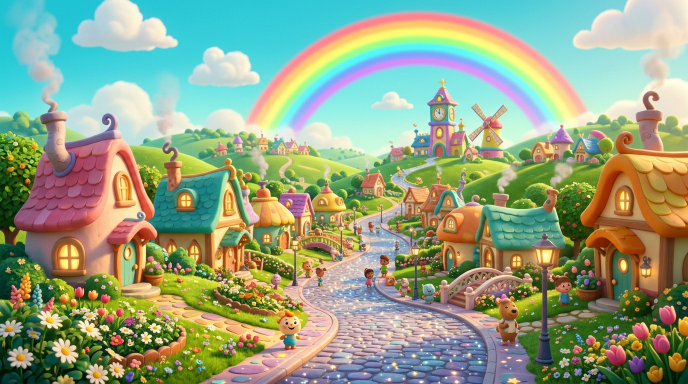
#> input picture rescue-team/scenes/scene1_town.jpg, 1376 x 768 px (shown at 1/2 size)
$ python -i rebuild_clean.py   (imports and definitions only)
#> lines starting #> are read from the running program, lines starting #| are printed output that depends on the picture
#!/usr/bin/env python3
"""Remove baked-in text (e.g. 'SCHOOL BUS', bus numbers) from scene stills by
blurring those regions, then re-render only the affected segments and re-run
concat + final mux. Produces the same output MP4 as assemble_video.py."""
import os
import subprocess
import sys

import imageio_ffmpeg
from PIL import Image, ImageFilter

ROOT = os.path.abspath(os.path.join(os.path.dirname(__file__), ".."))
MEDIA = os.path.join(ROOT, "media")
SCENES = os.path.join(MEDIA, "scenes")
AUDIO = os.path.join(MEDIA, "audio")
OUT = os.path.join(ROOT, "output")
WORK = os.path.join(MEDIA, "work")
# [1 line that did not run here, left out]
W, H, FPS = 1920, 1080, 30
TOTAL = 345.0

# text regions to blur, in original 1376x768 coordinates: file -> [boxes]
PATCHES = {
    "s02a.png": [(862, 0, 918, 36)],            # "22" on side
    "s02b.png": [(603, 452, 652, 502)],         # "73" on door
    "s03a.png": [(605, 95, 900, 172)],          # "SCHOOL BUS" front panel
    "s05a.png": [(960, 100, 1170, 172),          # "SCHOOL BUS" front panel
                (798, 140, 845, 192),           # "24" by door
                (842, 362, 892, 412)],          # "24" on fender
    "s05b.png": [(342, 100, 435, 146)],         # "BENNY" on door glass
}

# [8 lines not run here, left out]


def run(cmd):
    print("+", " ".join(cmd)[:120])
    r = subprocess.run(cmd, capture_output=True, text=True)
    if r.returncode != 0:
        print(r.stderr[-2000:])
        sys.exit(1)


def normalize(src, dst):
#> called with src = '../../rescue-team/scenes/scene1_town.jpg', dst = 'out.png'
    im = Image.open(src).convert("RGB")
#> im is the input picture: PIL image 1376x768 RGB; mean R, G, B 146.9, 161.8, 130.8
    im = im.resize((W, int(W * im.height / im.width)), Image.LANCZOS)
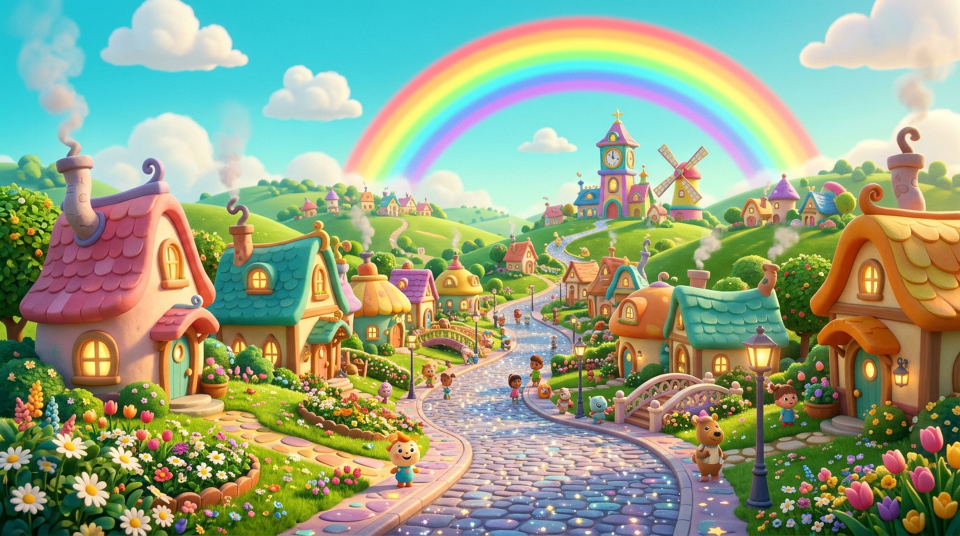
#> im: PIL image 1920x1071 RGB (shown at 1/2 size); mean R, G, B 146.9, 161.8, 130.8
    if im.height < H:
        bg = Image.new("RGB", (W, H), (135, 206, 250))
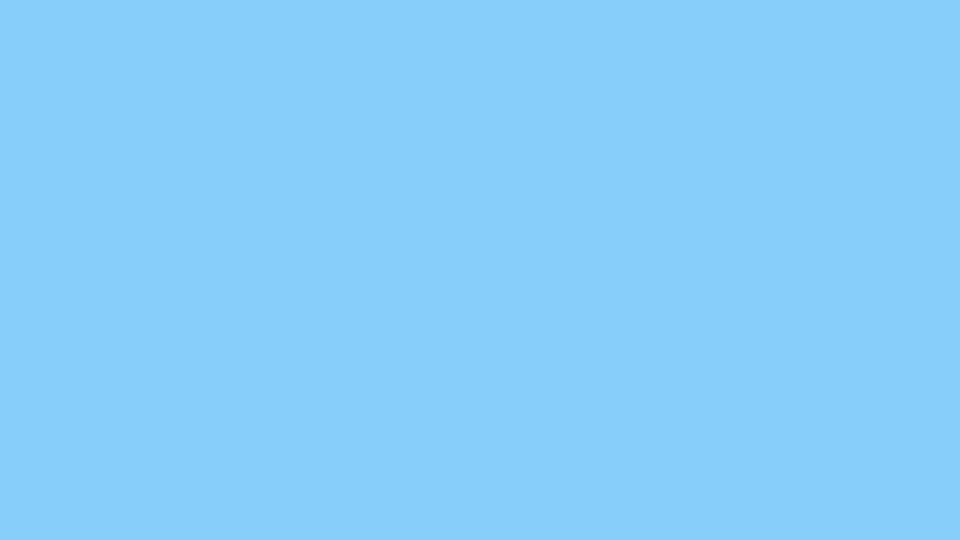
#> bg: PIL image 1920x1080 RGB (shown at 1/2 size); mean R, G, B 135, 206, 250
        bg.paste(im, (0, (H - im.height) // 2))
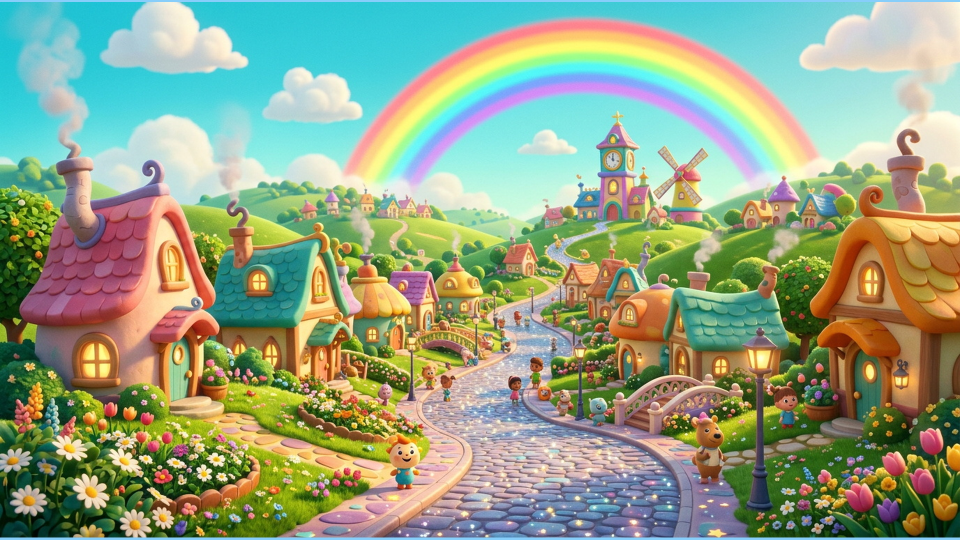
#> bg: PIL image 1920x1080 RGB (shown at 1/2 size); mean R, G, B 146.8, 162.2, 131.8
        im = bg
    else:
        im = im.crop((0, (im.height - H) // 2, W, (im.height - H) // 2 + H))
    im.save(dst)


# [2 lines not run here, left out]

SHOTS = [
    (0,   15, "n_s01a.png", "in",  25,  10),
    (15,  15, "n_s01b.png", "out", -25, 8),
    (30,  22, "n_s02a.png", "in",  -30, 0),
    (52,  18, "n_s02b.png", "out", 30,  12),
    (70,  18, "n_s03a.png", "in",  0,  -20),
    (88,  15, "n_s03b.png", "out", 0,  20),
    (103, 15, "n_s04a.png", "in",  -28, 0),
    (118, 15, "n_s04b.png", "out", 28,  0),
    (133, 20, "n_s05a.png", "in",  20,  10),
    (153, 15, "n_s05b.png", "out", -20, -8),
    (168, 20, "n_s05b.png", "in",  24,  12),
    (188, 35, "n_s04a.png", "out", 0,  18),
    (223, 23, "n_s05b.png", "out", -24, -12),
    (246, 23, "n_s04a.png", "in",  26, -6),
    (269, 15, "n_s10a.png", "in",  0,  -14),
    (284, 15, "n_s10b.png", "out", 0,  14),
    (299, 23, "n_s01b.png", "in",  -22, 8),
    (322, 23, "n_s02b.png", "out", 26,  -10),
]
AFFECTED = {2, 3, 4, 8, 9, 10, 12, 17}

segs = []
# [21 lines not run here, left out]
video_only = os.path.join(WORK, "video_only.mp4")
# [2 lines not run here, left out]

v6_fast = os.path.join(WORK, "v6_fast.wav")
# [3 lines not run here, left out]

VOCALS = [("intro.mp3", 2.0), ("v1_wheels.mp3", 31.0), ("v2_wipers.mp3", 71.0),
          ("v3_horn.mp3", 104.0), ("v4_doors.mp3", 134.0), ("v5_people.mp3", 169.0),
          (v6_fast, 189.0), ("v7_parents.mp3", 224.0), ("v8_animals.mp3", 247.0),
          ("v9_finale.mp3", 300.0), ("v9_finale.mp3", 323.0)]

logo = os.path.join(MEDIA, "learnzo-logo.png")
# [1 line not run here, left out]
logo_w = 340
# [1 line that did not run here, left out]

# [1 line that did not run here, left out]
# [3 lines not run here, left out]

# [3 lines that did not run here, left out]
n_in = 3
# [3 lines not run here, left out]
amix_in = "[music]" + "".join(f"[a{i}]" for i in range(len(VOCALS)))
# [3 lines not run here, left out]

final = os.path.join(OUT, "Wheels-on-the-Bus-Learnzo-1080p.mp4")
# [7 lines not run here, left out]

>>> result = normalize('../../rescue-team/scenes/scene1_town.jpg', 'out.png')

$ run again, on rescue-team/scenes/scene4_learning.jpg
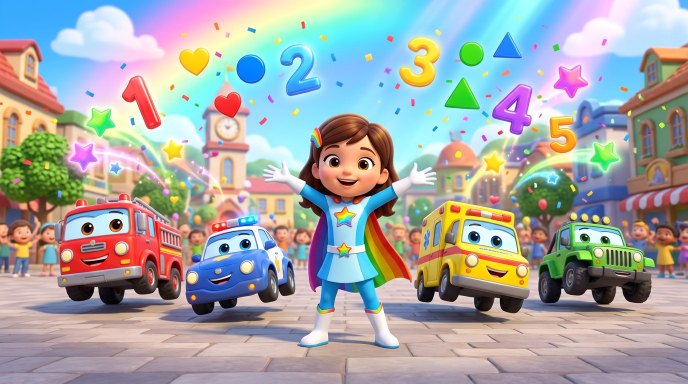
#> input picture rescue-team/scenes/scene4_learning.jpg, 1376 x 768 px (shown at 1/2 size)
#> in normalize, im is the input picture: PIL image 1376x768 RGB; mean R, G, B 165.1, 167.1, 166.4
#> in normalize, `im = im.resize((W, int(W * im.height / im.width)), Image.LANCZOS)`:
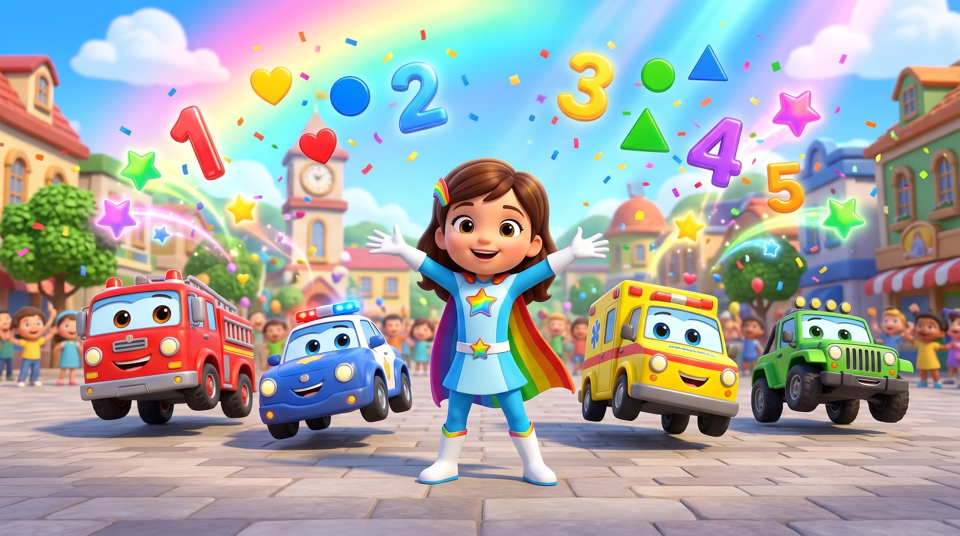
#> im: PIL image 1920x1071 RGB (shown at 1/2 size); mean R, G, B 165.1, 167.1, 166.4
#> in normalize, `bg.paste(im, (0, (H - im.height) // 2))`:
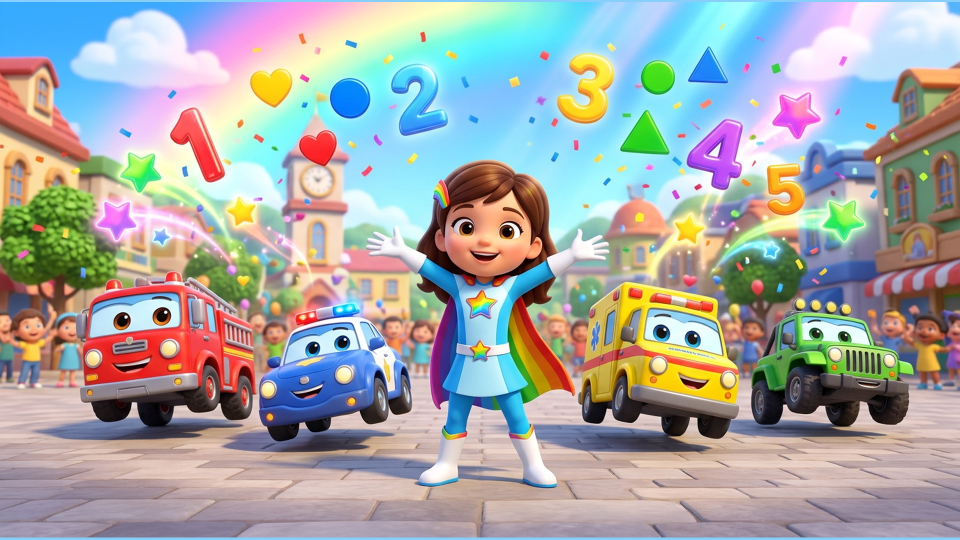
#> bg: PIL image 1920x1080 RGB (shown at 1/2 size); mean R, G, B 164.8, 167.4, 167.1

$ run again, on rescue-team/scenes/scene5_kitten.jpg
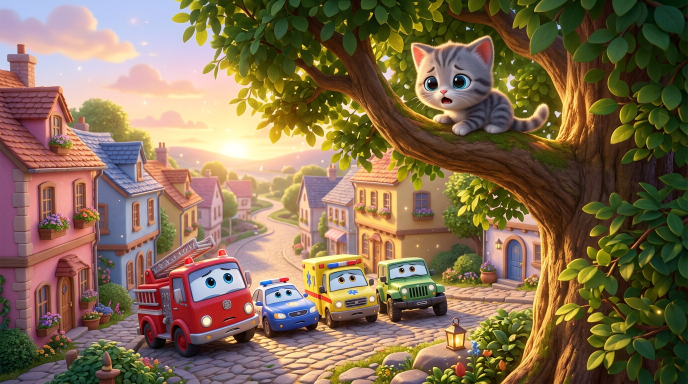
#> input picture rescue-team/scenes/scene5_kitten.jpg, 1376 x 768 px (shown at 1/2 size)
#> in normalize, im is the input picture: PIL image 1376x768 RGB; mean R, G, B 129.9, 107.9, 80.7
#> in normalize, `im = im.resize((W, int(W * im.height / im.width)), Image.LANCZOS)`:
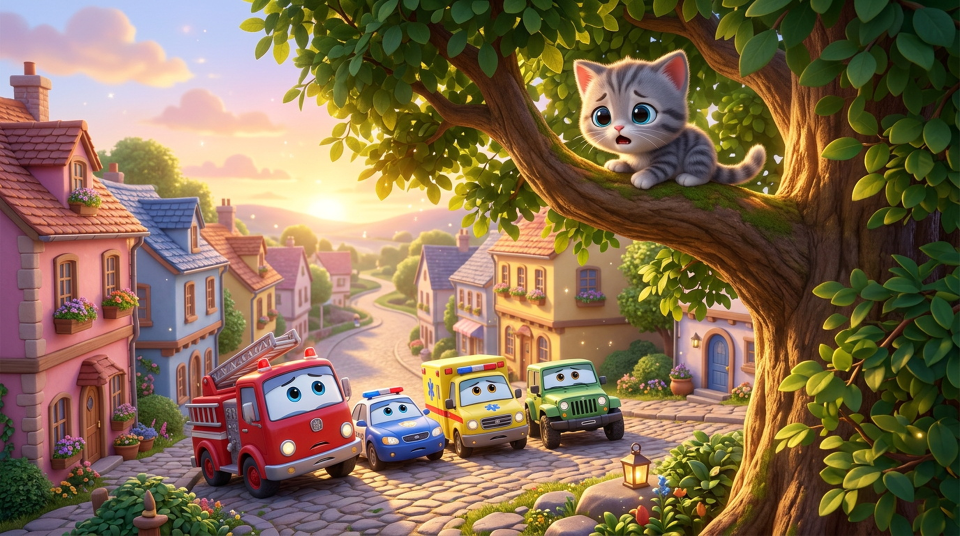
#> im: PIL image 1920x1071 RGB (shown at 1/2 size); mean R, G, B 129.9, 107.9, 80.7
#> in normalize, `bg.paste(im, (0, (H - im.height) // 2))`:
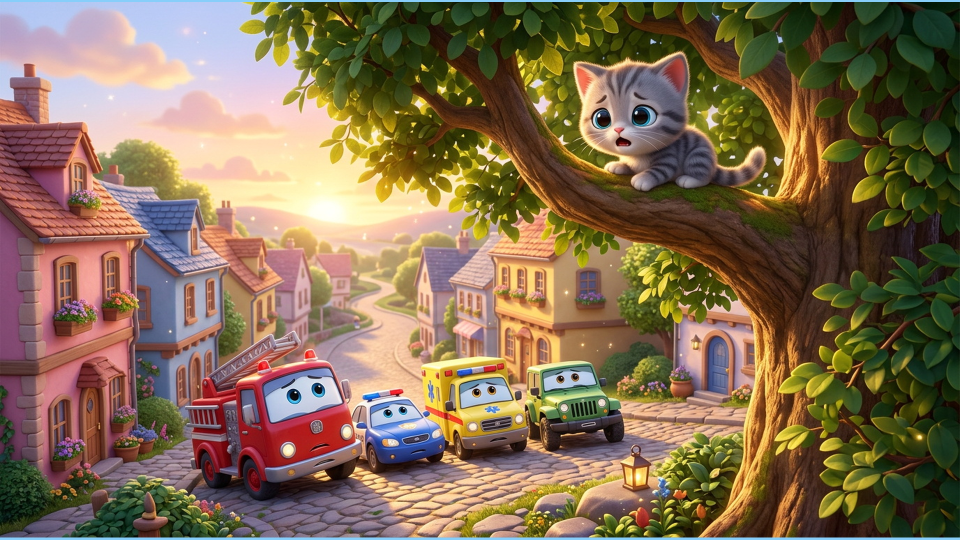
#> bg: PIL image 1920x1080 RGB (shown at 1/2 size); mean R, G, B 129.9, 108.7, 82.1
